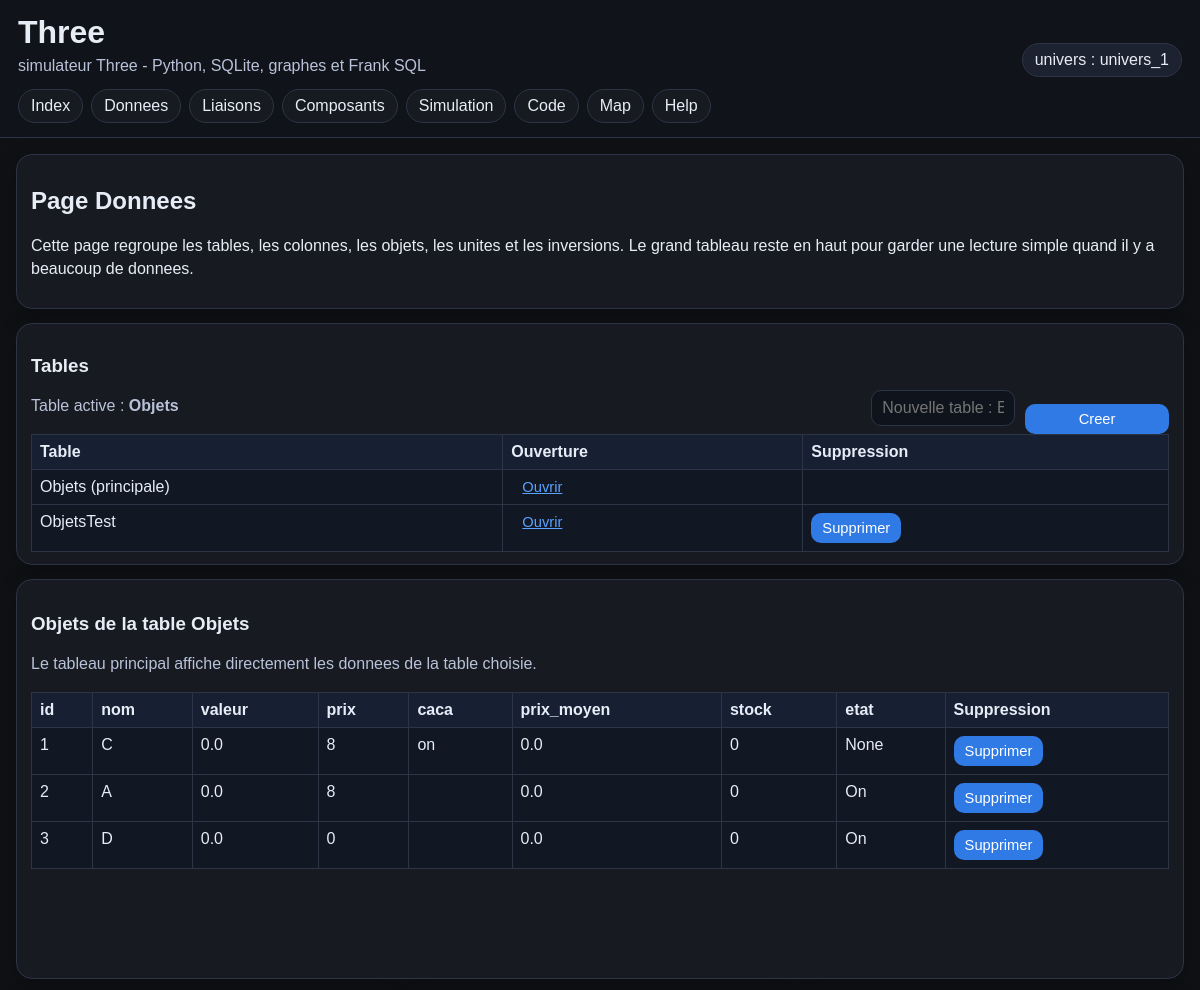
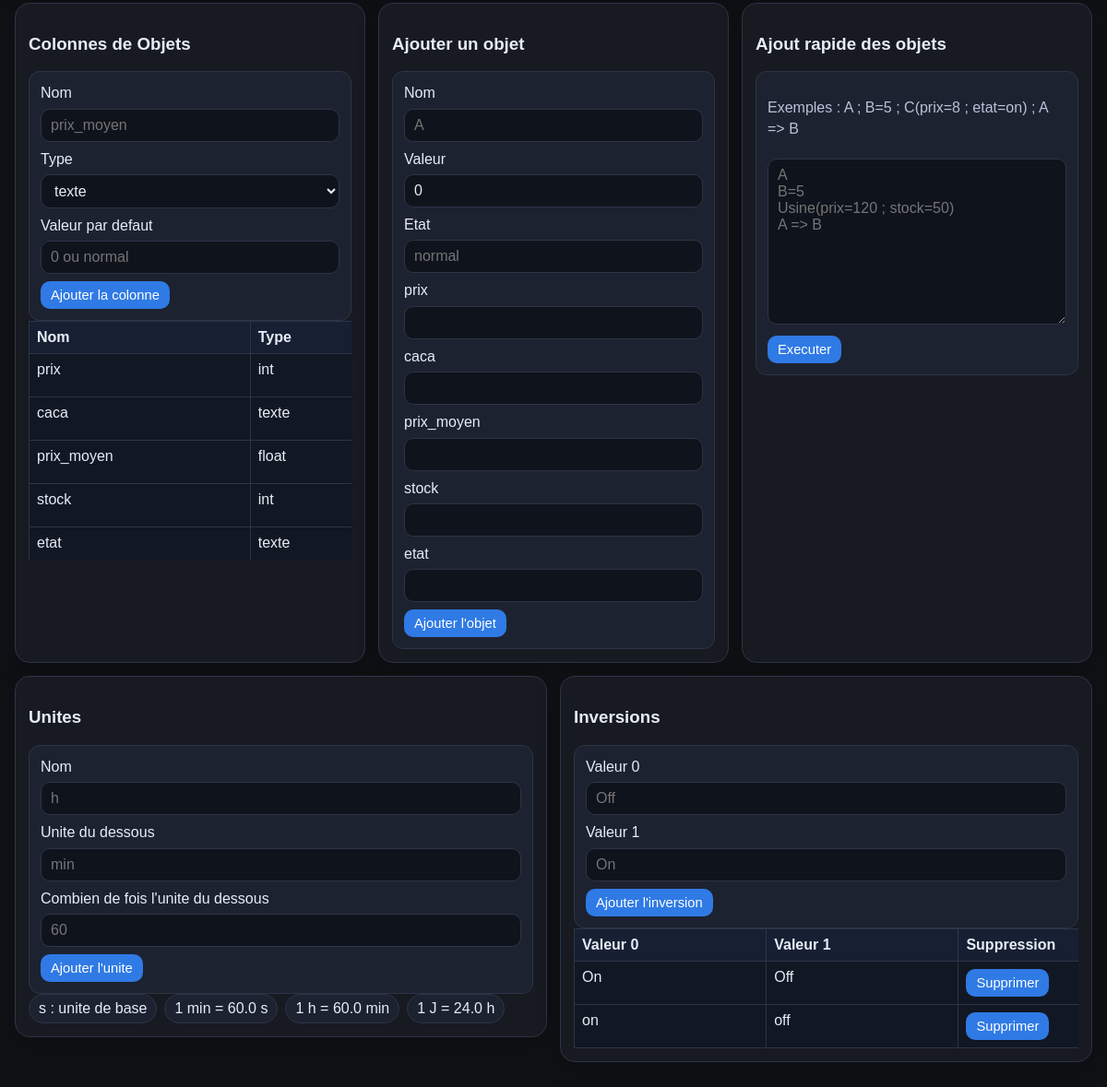
/donnees, run on the app's committed database (2 pictures, top to bottom).
### tables this page shows
CREATE TABLE tables_nsi(id INTEGER PRIMARY KEY AUTOINCREMENT, nom_table TEXT UNIQUE, est_principale INTEGER DEFAULT 0);

CREATE TABLE "Objets"(id INTEGER PRIMARY KEY AUTOINCREMENT, nom TEXT, valeur REAL DEFAULT 0, prix INTEGER DEFAULT 0, caca TEXT, prix_moyen REAL DEFAULT 0, stock INTEGER DEFAULT 0, etat TEXT);

CREATE TABLE colonnes_nsi(id INTEGER PRIMARY KEY AUTOINCREMENT, nom_table TEXT, nom_colonne TEXT, type_colonne TEXT, position INTEGER, valeur_defaut TEXT DEFAULT "", UNIQUE(nom_table, nom_colonne));

CREATE TABLE unites(id INTEGER PRIMARY KEY AUTOINCREMENT, nom TEXT UNIQUE, unite_du_dessous TEXT, facteur REAL, rang INTEGER);

CREATE TABLE inversions(id INTEGER PRIMARY KEY AUTOINCREMENT, valeur_0 TEXT, valeur_1 TEXT);

### app.py (the view, shortened to what this page needs)
@app.route('/donnees', methods=['GET', 'POST'])
def page_donnees():
    nom_table = table_courante()
    tables = vers_dicts(base_donnees.liste_tables_nsi())
    objets = vers_dicts(base_donnees.liste_objets(nom_table))
    colonnes = vers_dicts(base_donnees.liste_colonnes_table(nom_table))
    colonnes_physiques = list(base_donnees.colonnes_physiques(nom_table))
    unites = vers_dicts(base_donnees.liste_unites())
    inversions = vers_dicts(base_donnees.liste_inversions())
    return render_template(
        'donnees.html',
        tables=tables,
        table_active=nom_table,
        objets=objets,
        colonnes=colonnes,
        colonnes_physiques=colonnes_physiques,
        unites=unites,
        inversions=inversions
    )

### app.py (called while the page is built)
def initialiser_univers():
    univers = session.get('univers', 'univers_1')
    base_donnees.choisir_univers(univers)

@app.before_request
def avant_requete():
    initialiser_univers()

@app.context_processor
def contexte_global():
    return {'nom_app': 'Three', 'univers_actuel': session.get('univers', 'univers_1')}

def table_courante():
    return request.args.get('table', request.form.get('table', base_donnees.nom_table_principale()))

def vers_dicts(lignes):
    return [dict(ligne) for ligne in lignes]

### base_donnees.py (called while the page is built)
def choisir_univers(nom_univers):
    global UNIVERS_ACTUEL
    if nom_univers not in ('univers_1', 'univers_2', 'univers_3'):
        nom_univers = 'univers_1'
    UNIVERS_ACTUEL = nom_univers
    creer_tables()

def chemin_bdd():
    os.makedirs(DOSSIER_DATA, exist_ok=True)
    return os.path.join(DOSSIER_DATA, UNIVERS_ACTUEL + '.db')

def connexion():
    con = sqlite3.connect(chemin_bdd())
    con.row_factory = sqlite3.Row
    con.execute('PRAGMA foreign_keys = ON')
    return con

def executer(requete, parametres=()):
    with connexion() as con:
        con.execute(requete, tuple(parametres))
        con.commit()

def lire_tout(requete, parametres=()):
    with connexion() as con:
        return con.execute(requete, tuple(parametres)).fetchall()

def lire_un(requete, parametres=()):
    with connexion() as con:
        return con.execute(requete, tuple(parametres)).fetchone()

def liste_tables_nsi():
    return lire_tout('SELECT * FROM tables_nsi ORDER BY est_principale DESC, nom_table')

def nom_table_principale():
    ligne = lire_un('SELECT nom_table FROM tables_nsi WHERE est_principale = 1')
    return ligne['nom_table'] if ligne else 'Objets'

def info_colonnes_physiques(nom_table):
    return lire_tout('PRAGMA table_info(' + nom_table + ')')

def colonnes_physiques(nom_table):
    return [ligne['name'] for ligne in info_colonnes_physiques(nom_table)]

def liste_colonnes_table(nom_table):
    return lire_tout('SELECT * FROM colonnes_nsi WHERE nom_table = ? ORDER BY position, nom_colonne', (nom_table,))

def liste_objets(nom_table=None):
    if nom_table is None:
        nom_table = nom_table_principale()
    if not lire_un("SELECT name FROM sqlite_master WHERE type='table' AND name = ?", (nom_table,)):
        return []
    return lire_tout('SELECT * FROM ' + nom_table + ' ORDER BY id')

def liste_unites():
    return lire_tout('SELECT * FROM unites ORDER BY rang')

def liste_inversions():
    return lire_tout('SELECT * FROM inversions ORDER BY id DESC')

### templates/donnees.html (shortened to what this page needs)
{% extends "base.html" %}
{% block contenu %}
<section class="bloc bloc-compact">
    <h2>Page Donnees</h2>
    <p>Cette page regroupe les tables, les colonnes, les objets, les unites et les inversions. Le grand tableau reste en haut pour garder une lecture simple quand il y a beaucoup de donnees.</p>
</section>
<section class="bloc bloc-compact">
    <div class="barre-section">
        <div>
            <h3>Tables</h3>
            <p class="note">Table active : <strong>{{ table_active }}</strong></p>
        </div>
        <form method="post" class="ligne-formulaire compacte">
            <input name="nom_table_nouvelle" placeholder="Nouvelle table : Economie">
            <button type="submit" class="btn-mini">Creer</button>
        </form>
    </div>
    <div class="zone-defilement-hauteur zone-defilement-hauteur-petite">
        <table class="tableau-large">
            <tr><th>Table</th><th>Ouverture</th><th>Suppression</th></tr>
            {% for ligne in tables %}
            <tr>
                <td>{{ ligne['nom_table'] }}{% if ligne['est_principale'] == 1 %} (principale){% endif %}</td>
                <td><a class="btn-mini" href="{{ url_for('page_donnees', table=ligne['nom_table']) }}">Ouvrir</a></td>
                <td>
                    {% if ligne['est_principale'] != 1 %}
                    <form method="post" class="inline">
                        <button type="submit" class="btn-mini">Supprimer</button>
                    </form>
                    {% endif %}
                </td>
            </tr>
            {% endfor %}
        </table>
    </div>
</section>
<section class="bloc bloc-principal-donnees">
    <div class="barre-section">
        <div>
            <h3>Objets de la table {{ table_active }}</h3>
            <p class="note">Le tableau principal affiche directement les donnees de la table choisie.</p>
        </div>
    </div>
    <div class="zone-defilement zone-haute">
        <table class="tableau-large">
            <tr>
                {% if objets %}
                    {% for cle in objets[0].keys() %}<th>{{ cle }}</th>{% endfor %}
                {% else %}
                    {% for cle in colonnes_physiques %}<th>{{ cle }}</th>{% endfor %}
                {% endif %}
                <th>Suppression</th>
            </tr>
            {% for objet in objets %}
            <tr>
                {% for cle in objet.keys() %}
                    <td>{{ objet[cle] }}</td>
                {% endfor %}
                <td>
                    <form method="post" class="inline">
                        <button type="submit" class="btn-mini">Supprimer</button>
                    </form>
                </td>
            </tr>
            {% endfor %}
        </table>
    </div>
</section>
<div class="mini-grille">
    <section class="bloc">
        <h3>Colonnes de {{ table_active }}</h3>
        <form method="post" class="carte-formulaire compacte-formulaire">
            <label>Nom</label><input name="nom_colonne" placeholder="prix_moyen">
            <label>Type</label>
            <select name="type_colonne"><option value="texte">texte</option><option value="int">int</option><option value="float">float</option></select>
            <label>Valeur par defaut</label><input name="valeur_defaut" placeholder="0 ou normal">
            <button type="submit" class="btn-mini">Ajouter la colonne</button>
        </form>
        <div class="zone-defilement-hauteur zone-defilement-hauteur-petite">
            <table class="tableau-large">
                <tr><th>Nom</th><th>Type</th><th>VD</th><th>Action</th></tr>
                {% for colonne in colonnes %}
                <tr>
                    <td>{{ colonne['nom_colonne'] }}</td>
                    <td>{{ colonne['type_colonne'] }}</td>
                </tr>
                {% endfor %}
            </table>
        </div>
    </section>
    <section class="bloc">
        <h3>Ajouter un objet</h3>
        <form method="post" class="carte-formulaire compacte-formulaire">
            <label>Nom</label><input name="nom" placeholder="A">
            {% if 'valeur' in colonnes_physiques %}
            <label>Valeur</label><input name="valeur" value="0">
            {% endif %}
            {% if 'etat' in colonnes_physiques %}
            <label>Etat</label><input name="etat" placeholder="normal">
            {% endif %}
            {% for colonne in colonnes %}
                <label>{{ colonne['nom_colonne'] }}</label><input name="{{ colonne['nom_colonne'] }}">
            {% endfor %}
            <button type="submit" class="btn-mini">Ajouter l'objet</button>
        </form>
    </section>
    <section class="bloc">
        <h3>Ajout rapide des objets</h3>
        <form method="post" class="carte-formulaire compacte-formulaire">
            <p class="note">Exemples : A ; B=5 ; C(prix=8 ; etat=on) ; A =&gt; B</p>
            <textarea name="bloc_objets" rows="9" placeholder="A&#10;B=5&#10;Usine(prix=120 ; stock=50)&#10;A => B"></textarea>
            <button type="submit" class="btn-mini">Executer</button>
        </form>
    </section>
</div>
<div class="grille-2">
    <section class="bloc">
        <h3>Unites</h3>
        <form method="post" class="carte-formulaire compacte-formulaire">
            <label>Nom</label><input name="nom_unite" placeholder="h">
            <label>Unite du dessous</label><input name="unite_dessous" placeholder="min">
            <label>Combien de fois l'unite du dessous</label><input name="facteur" placeholder="60">
            <button type="submit" class="btn-mini">Ajouter l'unite</button>
        </form>
        <div class="liste-resumes">
            {% for unite in unites %}
                <span class="pill-resume">
                {% if unite['unite_du_dessous'] %}
                    1 {{ unite['nom'] }} = {{ unite['facteur'] }} {{ unite['unite_du_dessous'] }}
                {% else %}
                    {{ unite['nom'] }} : unite de base
                {% endif %}
                </span>
            {% endfor %}
        </div>
    </section>
    <section class="bloc">
        <h3>Inversions</h3>
        <form method="post" class="carte-formulaire compacte-formulaire">
            <label>Valeur 0</label><input name="valeur_0" placeholder="Off">
            <label>Valeur 1</label><input name="valeur_1" placeholder="On">
            <button type="submit" class="btn-mini">Ajouter l'inversion</button>
        </form>
        <div class="zone-defilement-hauteur zone-defilement-hauteur-petite">
            <table class="tableau-large">
                <tr><th>Valeur 0</th><th>Valeur 1</th><th>Suppression</th></tr>
                {% for ligne in inversions %}
                <tr><td>{{ ligne['valeur_0'] }}</td><td>{{ ligne['valeur_1'] }}</td><td><form method="post" class="inline"><button type="submit" class="btn-mini">Supprimer</button></form></td></tr>
                {% endfor %}
            </table>
        </div>
    </section>
</div>
{% endblock %}

### templates/base.html (shortened to what this page needs)
<!DOCTYPE html>
<html lang="fr">
<head>
    <link rel="stylesheet" href="{{ url_for('static', filename='style.css') }}">
</head>
<body>
<header class="entete-principale">
    <div class="entete-ligne">
        <div>
            <h1>{{ nom_app }}</h1>
            <p class="sous-titre">simulateur Three - Python, SQLite, graphes et Frank SQL</p>
        </div>
        <div class="badge-univers">univers : {{ univers_actuel }}</div>
    </div>
    <nav class="navigation-principale">
        <a href="{{ url_for('index') }}">Index</a>
        <a href="{{ url_for('page_donnees') }}">Donnees</a>
        <a href="{{ url_for('page_liaisons') }}">Liaisons</a>
                <a href="{{ url_for('page_composants') }}">Composants</a>
        <a href="{{ url_for('page_simulation') }}">Simulation</a>
        <a href="{{ url_for('page_code') }}">Code</a>
        <a href="{{ url_for('page_map') }}">Map</a>
        <a href="{{ url_for('page_help') }}">Help</a>
    </nav>
</header>
<main class="contenu-principal">
    {% block contenu %}{% endblock %}
</main>
</body>
</html>

### static/style.css (style rules this page uses)
:root { --fond: #0f1115; --surface: #171a21; --surface-2: #1d2230; --bordure: #2d3446; --texte: #e7edf7; --texte-doux: #b8c2d8; --accent: #5aa2ff; --accent-fort: #2f7ae5; --danger: #cc5a5a; --succes: #4caf73; }
* { box-sizing: border-box; }
body { margin: 0; font-family: Arial, Helvetica, sans-serif; background: var(--fond); color: var(--texte); }
a { color: var(--accent); }
.entete-principale { position: sticky; top: 0; z-index: 20; background: #10131a; border-bottom: 1px solid var(--bordure); padding: 14px 18px; }
.entete-ligne { display: flex; justify-content: space-between; gap: 14px; align-items: end; flex-wrap: wrap; }
.entete-principale h1 { margin: 0 0 4px 0; }
.sous-titre { margin: 0; color: var(--texte-doux); }
.badge-univers { background: var(--surface-2); border: 1px solid var(--bordure); padding: 7px 12px; border-radius: 999px; }
.navigation-principale { display: flex; flex-wrap: wrap; gap: 8px; margin-top: 12px; }
.navigation-principale a { text-decoration: none; color: var(--texte); background: var(--surface); border: 1px solid var(--bordure); padding: 7px 12px; border-radius: 999px; }
.contenu-principal { max-width: 1600px; margin: 0 auto; padding: 16px; }
.bloc { background: var(--surface); border: 1px solid var(--bordure); border-radius: 16px; padding: 14px; margin-bottom: 14px; box-shadow: 0 8px 24px rgba(0,0,0,0.22); }
.bloc-compact { padding: 12px 14px; }
.bloc-principal-donnees { min-height: 50vh; }
.grille-2 { display: grid; grid-template-columns: repeat(auto-fit, minmax(420px, 1fr)); gap: 14px; align-items: start; }
.mini-grille { display: grid; grid-template-columns: repeat(auto-fit, minmax(280px, 1fr)); gap: 14px; margin-top: 14px; }
.carte-formulaire { background: var(--surface-2); border: 1px solid var(--bordure); border-radius: 12px; padding: 12px; }
label, p, li { line-height: 1.4; }
.note { color: var(--texte-doux); }
input, select, textarea, button { width: 100%; font: inherit; border-radius: 10px; }
input, select, textarea { background: #0f131c; color: var(--texte); border: 1px solid var(--bordure); padding: 8px 10px; margin-top: 5px; margin-bottom: 8px; }
textarea { resize: vertical; min-height: 100px; }
button, .bouton-lien { background: var(--accent-fort); color: white; border: none; text-decoration: none; display: inline-block; text-align: center; padding: 8px 12px; cursor: pointer; }
.btn-mini { width: auto; padding: 7px 11px; font-size: 0.92rem; margin-bottom: 0; }
.zone-defilement { overflow: auto; max-width: 100%; }
.zone-defilement-hauteur { overflow: auto; max-height: 420px; }
.zone-defilement-hauteur-petite { max-height: 260px; }
.zone-haute { max-height: 60vh; }
.tableau-large, table { width: 100%; min-width: 720px; border-collapse: collapse; }
th, td { border: 1px solid var(--bordure); padding: 8px; text-align: left; vertical-align: top; background: #111723; }
th { position: sticky; top: 0; background: #172033; z-index: 1; }
.barre-section { display: flex; justify-content: space-between; gap: 12px; align-items: end; flex-wrap: wrap; }
.ligne-formulaire { display: flex; gap: 10px; align-items: end; }
.ligne-formulaire.compacte > * { flex: 1; }
.liste-resumes { display: flex; flex-wrap: wrap; gap: 8px; }
.pill-resume { background: var(--surface-2); border: 1px solid var(--bordure); border-radius: 999px; padding: 6px 10px; }
.inline { display: inline-block; }

### data on the page
tables_nsi: nom_table "Objets", est_principale "(principale)"
tables_nsi: nom_table "ObjetsTest"
Objets: id "1" "C" "0.0" "8" "on" "0.0" "0" "None"
Objets: id "2" "A" "0.0" "8" "0.0" "0" "On"
Objets: id "3" "D" "0.0" "0" "0.0" "0" "On"
colonnes_nsi: nom_colonne "prix", type_colonne "int"
colonnes_nsi: nom_colonne "caca", type_colonne "texte"
colonnes_nsi: nom_colonne "prix_moyen", type_colonne "float"
colonnes_nsi: nom_colonne "stock", type_colonne "int"
colonnes_nsi: nom_colonne "etat", type_colonne "texte"
unites: nom "min", facteur "60.0", unite_du_dessous "s"
unites: nom "h", facteur "60.0", unite_du_dessous "min"
unites: nom "J", facteur "24.0", unite_du_dessous "h"
inversions: valeur_0 "On", valeur_1 "Off"
inversions: valeur_0 "on", valeur_1 "off"

### other printed values
{{ nom_app }} "Three"
{{ univers_actuel }} "univers_1"
{{ cle }} "id" "nom" "valeur" "prix" "caca" "prix_moyen" "stock" "etat"
{{ unite['nom'] }} "s"
